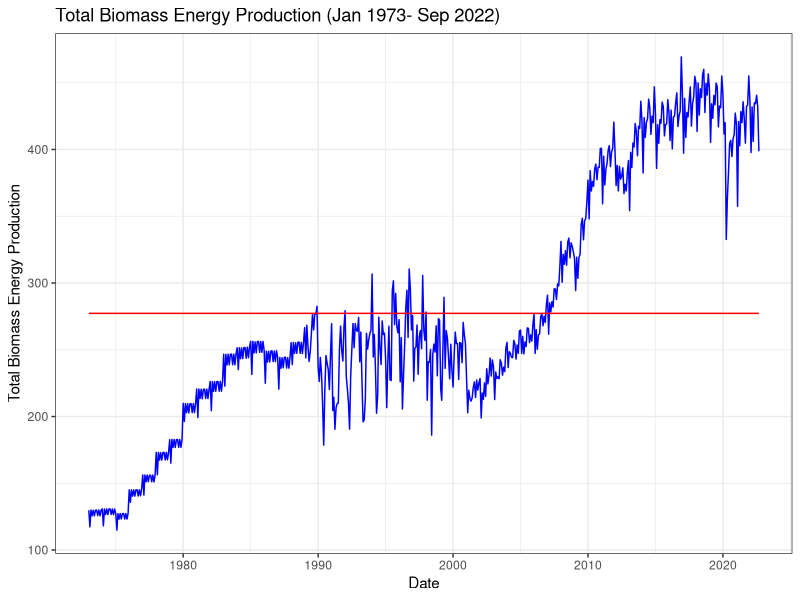
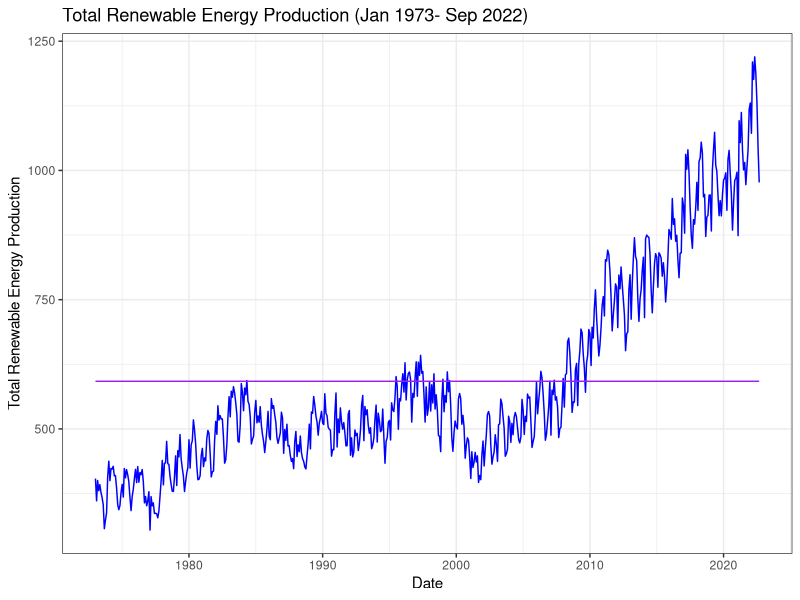
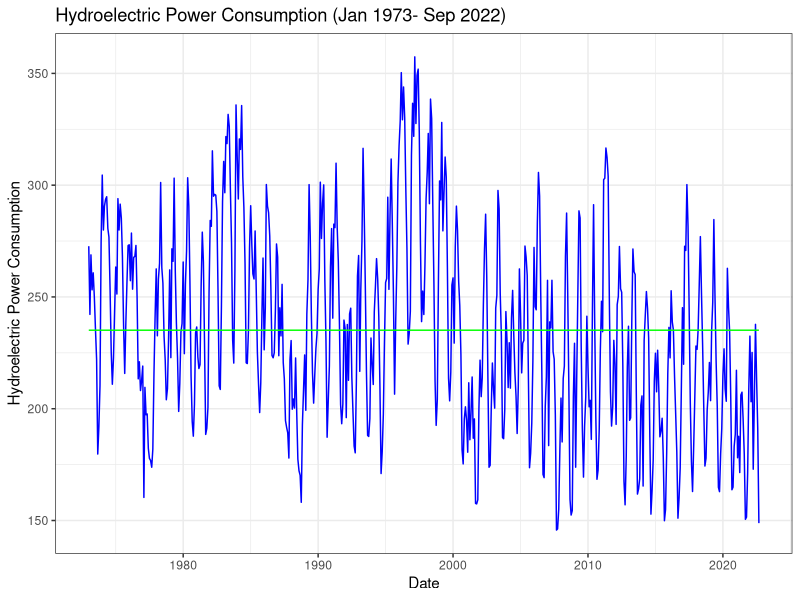
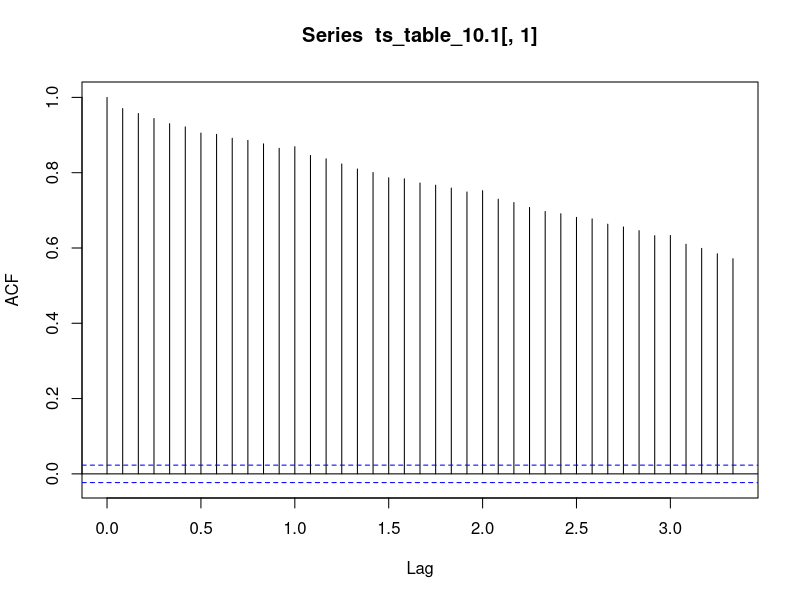
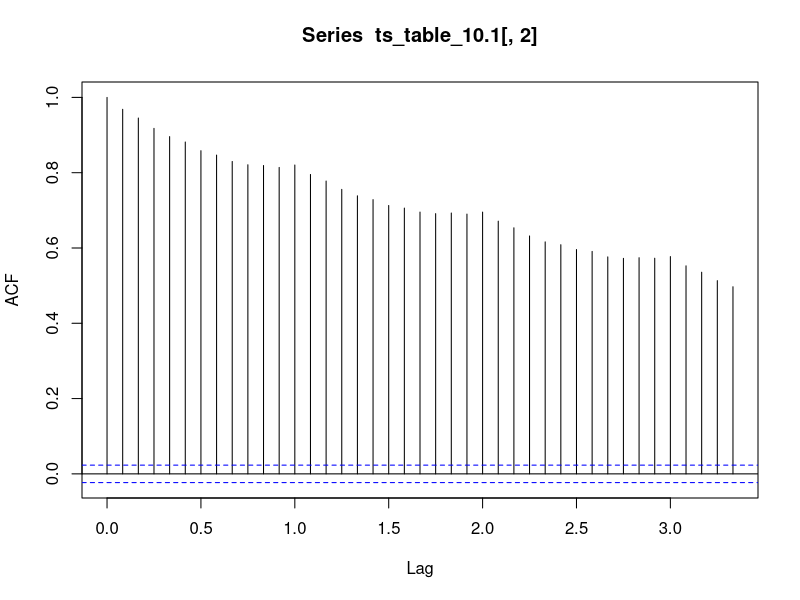
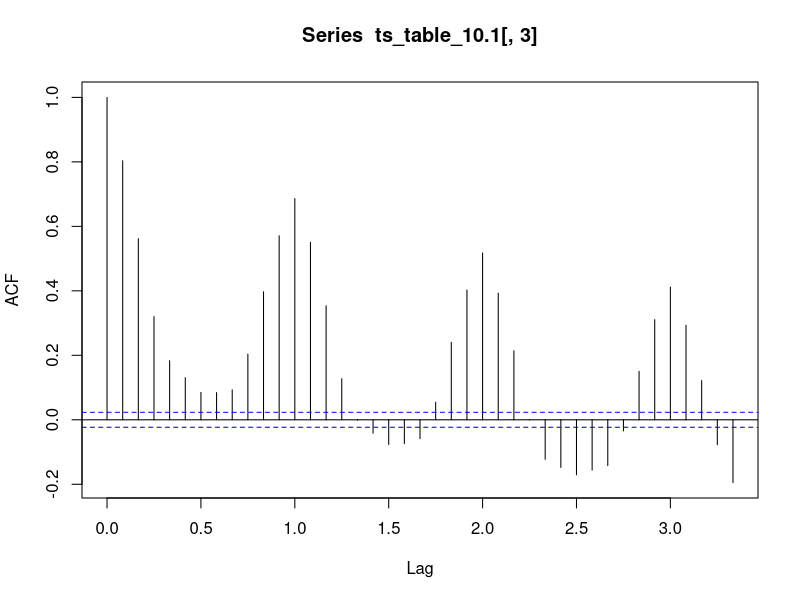
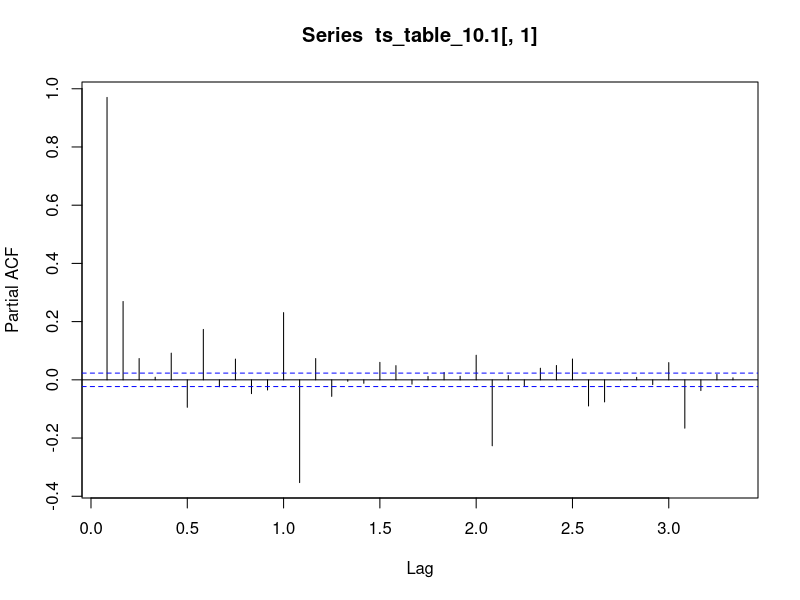
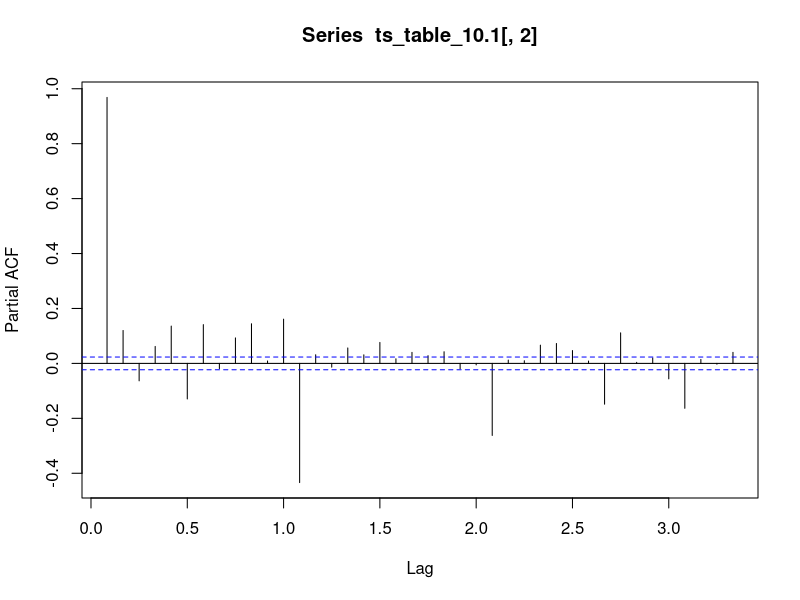

Recreate these plots in R, in order.
## ---- chunk 1
#Load/install required package here
library(forecast)
#install.packages("tseries")
#install.packages("dplyr")
library(dplyr)
library(tseries)
library(lubridate)
library(ggplot2)
## ---- chunk 2
#Importing data set
table_10.1<- read.table(file= "./Data/Table_10.1_Renewable_Energy_Production_and_Consumption_by_Source-Edit.csv",
                        header=TRUE,dec = ".",sep=",",stringsAsFactors = TRUE)
## ---- chunk 3
table_10.1<- table_10.1[, c("Month", "Total.Biomass.Energy.Production", "Total.Renewable.Energy.Production", "Hydroelectric.Power.Consumption")]
head(table_10.1)
str(table_10.1)
date<- ym(table_10.1$Month)
table_10.1<-cbind(date, table_10.1[,2:4])
## ---- chunk 4
ts_table_10.1<- ts(table_10.1[,2:4], start = 1, end = 597, frequency = 12)
## ---- chunk 5
mean(ts_table_10.1[,1])
sd(ts_table_10.1[,1])
mean(ts_table_10.1[,2])
sd(ts_table_10.1[,2])
mean(ts_table_10.1[,3])
sd(ts_table_10.1[,3])
## ---- chunk 6
ggplot(table_10.1, aes(x=date, y=Total.Biomass.Energy.Production)) +
            geom_line(color="blue")+ geom_line(aes(y= mean(Total.Biomass.Energy.Production)), color = "red")+
  xlab("Date")+ ylab("Total Biomass Energy Production")+ ggtitle("Total Biomass Energy Production (Jan 1973- Sep 2022)")+
  theme_bw()
#This plot shows that biomass production has increased over the years, 
#with a mean of 277.25 from 1973-2022.

ggplot(table_10.1, aes(x=date, y=Total.Renewable.Energy.Production)) +
            geom_line(color="blue")+ geom_line(aes(y= mean(Total.Renewable.Energy.Production)), color = "purple")+
  xlab("Date")+ ylab("Total Renewable Energy Production")+ ggtitle("Total Renewable Energy Production (Jan 1973- Sep 2022)")+
  theme_bw()
#This plot shows that renewable energy production has increased over the years,
#with a mean of  592.16 from 1973-2022. There has been a sharp increase from roughly the year 2010.

ggplot(table_10.1, aes(x=date, y=Hydroelectric.Power.Consumption)) +
            geom_line(color="blue")+ geom_line(aes(y= mean(Hydroelectric.Power.Consumption)), color = "green")+
  xlab("Date")+ ylab("Hydroelectric Power Consumption")+ ggtitle("Hydroelectric Power Consumption (Jan 1973- Sep 2022)")+
  theme_bw()
#This plot shows that hydroelectric power consumption has slightly trended down from 1973-2022, 
#with the mean of 225.11. There is seasonal fluctuations of consumption. 
## ---- chunk 7
cor(ts_table_10.1[, c(1,2,3)])
cor.test(ts_table_10.1[,1], ts_table_10.1[,2])
#total biomass production and total renewable energy production are significantly correlated, 
#with cor=0.919, and p value of < 0.05. Since biomass is a renewable energy source, 
#the rise in biomass production also relates to total renewable energy production. 
#However, just because these two variables are correlated, it does not mean that the
#rise in total renewable energy is caused by a rise in biomass production.
cor.test(ts_table_10.1[,2], ts_table_10.1[,3])
#there is a slight negative correlation between total renewable energy production and
#hydroelectric power consumption of -0.097. This correlation is
#significant with a p value of <0.05. 
cor.test(ts_table_10.1[,1], ts_table_10.1[,3])
#There is a moderate negative correlation between total biomass production and hydroelectric
#power consumption of -0.299. This correlation is significant with a p value of <0.05. 
## ---- chunk 8
acf(ts_table_10.1[,1],lag.max = 40)
acf(ts_table_10.1[,2],lag.max = 40)
acf(ts_table_10.1[,3], lag.max = 40)
#total biomass production and total renewable energy production have similar behaviors. 
#Since both of these variables increased with time, as you go further out in the lag, 
#the autocorrelation decreased. 

#hydroelectric consumption had a cyclical autocorrelation as the lags increased. This means 
#that hydroelectric consumption has a seasonality to it. 
## ---- chunk 9
pacf(ts_table_10.1[,1],lag.max = 40)
pacf(ts_table_10.1[,2],lag.max = 40)
pacf(ts_table_10.1[,3], lag.max = 40)

#these plots differ in that there is a muted trend or pattern with the pacf compared to acf. 
#This is because the intermediate variable is removed.
